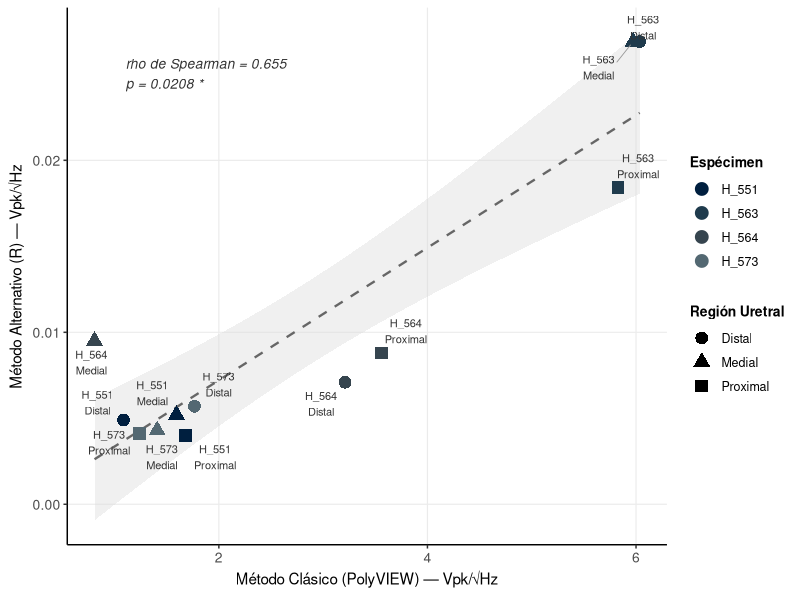

The R script that drew this image:
# ============================================================
# GRÁFICA 2: Dispersión de correlación entre métodos
# Método Clásico (PolyVIEW) vs Método Alternativo (R)
# ============================================================

# Librerías necesarias
library(ggplot2)
library(dplyr)

# ============================================================
# DATOS
# ============================================================

datos_correlacion <- data.frame(
  Especimen = rep(c("H_551", "H_563", "H_564", "H_573"), times = 3),
  Region = c(rep("Distal", 4), rep("Medial", 4), rep("Proximal", 4)),
  Clasico = c(
    1.0850, 6.0351, 3.2103, 1.7653,  # Distal
    1.5934, 5.9724, 0.8079, 1.4089,  # Medial
    1.6815, 5.8265, 3.5614, 1.2420   # Proximal
  ),
  Alternativo = c(
    0.0049, 0.0269, 0.0071, 0.0057,  # Distal
    0.0052, 0.0269, 0.0095, 0.0043,  # Medial
    0.0040, 0.0184, 0.0088, 0.0041   # Proximal
  )
)

# Ordenar factor de región
datos_correlacion$Region <- factor(
  datos_correlacion$Region,
  levels = c("Distal", "Medial", "Proximal")
)

# ============================================================
# CALCULAR CORRELACIÓN DE SPEARMAN
# (Spearman es más apropiado que Pearson para n=12 pequeño)
# ============================================================

correlacion <- cor.test(
  datos_correlacion$Clasico,
  datos_correlacion$Alternativo,
  method = "spearman"
)

rho <- round(correlacion$estimate, 3)
pval <- round(correlacion$p.value, 4)

# Etiqueta para la gráfica
if (pval < 0.05) {
  etiqueta_cor <- paste0("rho de Spearman = ", rho, "\np = ", pval, " *")
} else {
  etiqueta_cor <- paste0("rho de Spearman = ", rho, "\np = ", pval)
}

cat("=== CORRELACIÓN DE SPEARMAN ===\n")
cat("rho =", rho, "\n")
cat("p-valor =", pval, "\n")

# ============================================================
# COLORES Y FORMAS
# ============================================================

colores_especimenes <- c(
  "H_551" = "#001F3F",
  "H_563" = "#1F3B4D",
  "H_564" = "#36454F",
  "H_573" = "#536872"
)

formas_regiones <- c(
  "Distal"   = 16,  # círculo sólido
  "Medial"   = 17,  # triángulo sólido
  "Proximal" = 15   # cuadrado sólido
)

# ============================================================
# GRÁFICA
# ============================================================

figura_2 <- ggplot(datos_correlacion,
                   aes(x = Clasico,
                       y = Alternativo,
                       color = Especimen,
                       shape = Region)) +
  
  # Línea de tendencia general (todos los puntos)
  geom_smooth(
    aes(group = 1),
    method = "lm",
    se = TRUE,
    color = "grey40",
    fill = "grey85",
    linewidth = 0.8,
    linetype = "dashed"
  ) +
  
  # Puntos
  geom_point(size = 4, stroke = 0.5) +
  
  # Etiquetas de cada punto
  ggrepel::geom_text_repel(
    aes(label = paste0(Especimen, "\n", Region)),
    size = 2.8,
    color = "grey20",
    box.padding = 0.4,
    point.padding = 0.3,
    segment.color = "grey60",
    segment.size = 0.3,
    max.overlaps = 20
  ) +
  
  # Anotación de correlación
  annotate(
    "text",
    x = min(datos_correlacion$Clasico) + 0.3,
    y = max(datos_correlacion$Alternativo) - 0.001,
    label = etiqueta_cor,
    hjust = 0,
    vjust = 1,
    size = 3.5,
    color = "grey20",
    fontface = "italic"
  ) +
  
  # Escalas
  scale_color_manual(values = colores_especimenes, name = "Espécimen") +
  scale_shape_manual(values = formas_regiones, name = "Región Uretral") +
  
  # Ejes
  labs(
    x = expression("Método Clásico (PolyVIEW) — Vpk/√Hz"),
    y = expression("Método Alternativo (R) — Vpk/√Hz")
  ) +
  
  
  # Ejes
  #labs(
   # x = expression("Método Clásico (PolyVIEW) — V"["pk"]*"/√Hz"),
  #  y = expression("Método Alternativo (R) — V"["pk"]*"/√Hz")
  #) +
  
  
  # Tema
  theme_classic() +
  theme(
    plot.title = element_text(size = 11, face = "bold", hjust = 0.5),
    axis.title = element_text(size = 11),
    axis.text = element_text(size = 10),
    legend.title = element_text(size = 10, face = "bold"),
    legend.text = element_text(size = 9),
    legend.position = "right",
    panel.grid.major = element_line(color = "grey92", linewidth = 0.4)
  )

# ============================================================
# GUARDAR
# ============================================================

ggsave(
  filename = "Figura2_Correlacion.png",
  plot = figura_2,
  width = 8,
  height = 6,
  dpi = 300,
  units = "in"
)

cat("Gráfica guardada como: Figura2_Correlacion.png\n")
